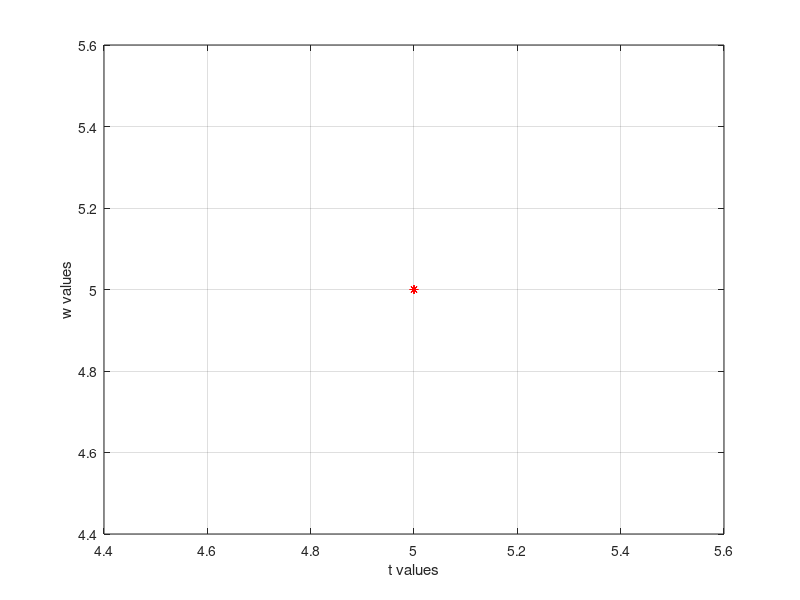

Here is the MATLAB script that generated this plot:
%f = @(t,y) (0*y+exp(t));   %Example 1
 f = @(t,y) (y-t^2+1);      %Example 2
 a = input('Enter left end ponit, a:  ');
 b = input('Enter right end point, b:  ');
 n = input('Enter no. of subintervals, n: ');               
 alpha = input('Enter the initial condition, alpha:  ');
 h = (b-a)/n;                                               
 t=[a zeros(1,n)];
 w=[alpha zeros(1,n)];
 for i = 1:n+1
  t(i+1)=t(i)+h;
  wprime=w(i)+(h/3)*f(t(i),w(i));
  w(i+1)=w(i)+(h/4)*(f(t(i),w(i))+3*f(t(i)+(2*h/3), w(i)+(2*h/3)*f(t(i)+h/3, wprime)));
  fprintf('%5.4f  %11.8f\n', t(i), w(i));
  xlabel('t values'); ylabel('w values');
  plot(t(i),w(i),'r*'); grid on;
  hold on;
 end